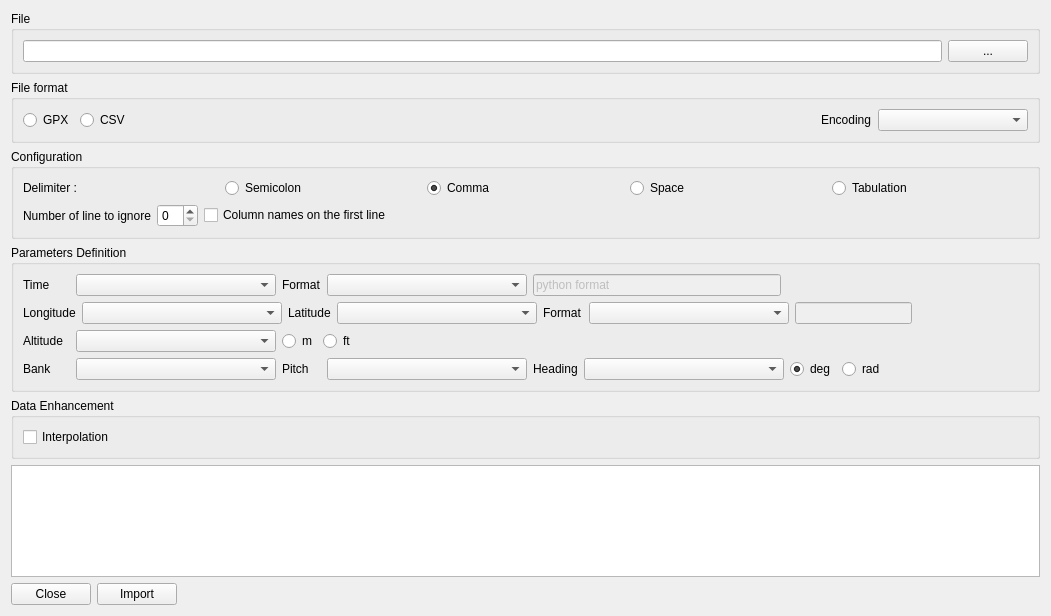
<?xml version="1.0" encoding="UTF-8"?>
<ui version="4.0">
 <class>ImportWindow</class>
 <widget class="QWidget" name="ImportWindow">
  <property name="geometry">
   <rect>
    <x>0</x>
    <y>0</y>
    <width>1051</width>
    <height>616</height>
   </rect>
  </property>
  <property name="windowTitle">
   <string>Import File</string>
  </property>
  <layout class="QVBoxLayout" name="verticalLayout_2">
   <item>
    <widget class="QGroupBox" name="fileGroup">
     <property name="title">
      <string>File</string>
     </property>
     <layout class="QHBoxLayout" name="horizontalLayout_2">
      <item>
       <widget class="QLineEdit" name="fileLineEdit"/>
      </item>
      <item>
       <widget class="QPushButton" name="filePushButton">
        <property name="text">
         <string>...</string>
        </property>
       </widget>
      </item>
     </layout>
    </widget>
   </item>
   <item>
    <widget class="QGroupBox" name="fileFormatGroup">
     <property name="title">
      <string>File format</string>
     </property>
     <layout class="QHBoxLayout" name="horizontalLayout">
      <item>
       <widget class="QRadioButton" name="GPXRadioButton">
        <property name="enabled">
         <bool>true</bool>
        </property>
        <property name="text">
         <string>GPX</string>
        </property>
        <property name="checkable">
         <bool>true</bool>
        </property>
        <property name="checked">
         <bool>false</bool>
        </property>
       </widget>
      </item>
      <item>
       <widget class="QRadioButton" name="CSVRadioButton">
        <property name="text">
         <string>CSV</string>
        </property>
       </widget>
      </item>
      <item>
       <spacer name="horizontalSpacer">
        <property name="orientation">
         <enum>Qt::Horizontal</enum>
        </property>
        <property name="sizeHint" stdset="0">
         <size>
          <width>40</width>
          <height>20</height>
         </size>
        </property>
       </spacer>
      </item>
      <item>
       <widget class="QLabel" name="encodingLabel">
        <property name="text">
         <string>Encoding</string>
        </property>
       </widget>
      </item>
      <item>
       <widget class="QComboBox" name="encodingComboBox">
        <property name="minimumSize">
         <size>
          <width>150</width>
          <height>0</height>
         </size>
        </property>
       </widget>
      </item>
     </layout>
    </widget>
   </item>
   <item>
    <widget class="QGroupBox" name="configurationGroup">
     <property name="title">
      <string>Configuration</string>
     </property>
     <layout class="QVBoxLayout" name="verticalLayout_3">
      <item>
       <layout class="QHBoxLayout" name="delimiterLayout">
        <item>
         <widget class="QLabel" name="delimiterLabel">
          <property name="text">
           <string>Delimiter :</string>
          </property>
         </widget>
        </item>
        <item>
         <widget class="QRadioButton" name="semiclonRadioButton">
          <property name="text">
           <string>Semicolon</string>
          </property>
         </widget>
        </item>
        <item>
         <widget class="QRadioButton" name="commaRadioButton">
          <property name="text">
           <string>Comma</string>
          </property>
          <property name="checked">
           <bool>true</bool>
          </property>
         </widget>
        </item>
        <item>
         <widget class="QRadioButton" name="spaceRadioButton">
          <property name="text">
           <string>Space</string>
          </property>
         </widget>
        </item>
        <item>
         <widget class="QRadioButton" name="tabulationRadioButton">
          <property name="text">
           <string>Tabulation</string>
          </property>
         </widget>
        </item>
       </layout>
      </item>
      <item>
       <layout class="QHBoxLayout" name="otherFieldConfigurationLayout">
        <item>
         <widget class="QLabel" name="ligneIgnoreLabel">
          <property name="text">
           <string>Number of line to ignore</string>
          </property>
         </widget>
        </item>
        <item>
         <widget class="QSpinBox" name="ligneIgnoreSpinBox"/>
        </item>
        <item>
         <widget class="QCheckBox" name="columnFirstLineCheckBox">
          <property name="text">
           <string>Column names on the first line</string>
          </property>
         </widget>
        </item>
        <item>
         <spacer name="horizontalSpacer_2">
          <property name="orientation">
           <enum>Qt::Horizontal</enum>
          </property>
          <property name="sizeHint" stdset="0">
           <size>
            <width>40</width>
            <height>20</height>
           </size>
          </property>
         </spacer>
        </item>
       </layout>
      </item>
     </layout>
    </widget>
   </item>
   <item>
    <widget class="QGroupBox" name="parametersDefinitionGroup">
     <property name="title">
      <string>Parameters Definition</string>
     </property>
     <layout class="QVBoxLayout" name="verticalLayout">
      <item>
       <layout class="QHBoxLayout" name="timeLayout">
        <item>
         <widget class="QLabel" name="timeLabel">
          <property name="minimumSize">
           <size>
            <width>47</width>
            <height>0</height>
           </size>
          </property>
          <property name="text">
           <string>Time</string>
          </property>
         </widget>
        </item>
        <item>
         <widget class="QComboBox" name="timeComboBox">
          <property name="minimumSize">
           <size>
            <width>200</width>
            <height>0</height>
           </size>
          </property>
         </widget>
        </item>
        <item>
         <widget class="QLabel" name="timeFormatLabel">
          <property name="minimumSize">
           <size>
            <width>39</width>
            <height>0</height>
           </size>
          </property>
          <property name="text">
           <string>Format</string>
          </property>
         </widget>
        </item>
        <item>
         <widget class="QComboBox" name="timeFormatComboBox">
          <property name="minimumSize">
           <size>
            <width>200</width>
            <height>0</height>
           </size>
          </property>
         </widget>
        </item>
        <item>
         <widget class="QLineEdit" name="timeFormatLineEdit">
          <property name="enabled">
           <bool>false</bool>
          </property>
          <property name="text">
           <string>python format</string>
          </property>
         </widget>
        </item>
        <item>
         <spacer name="horizontalSpacer_6">
          <property name="orientation">
           <enum>Qt::Horizontal</enum>
          </property>
          <property name="sizeHint" stdset="0">
           <size>
            <width>40</width>
            <height>20</height>
           </size>
          </property>
         </spacer>
        </item>
       </layout>
      </item>
      <item>
       <layout class="QHBoxLayout" name="horizontalPositionLayout">
        <item>
         <widget class="QLabel" name="longitudeLabel">
          <property name="text">
           <string>Longitude</string>
          </property>
         </widget>
        </item>
        <item>
         <widget class="QComboBox" name="longitudeComboBox">
          <property name="minimumSize">
           <size>
            <width>200</width>
            <height>0</height>
           </size>
          </property>
         </widget>
        </item>
        <item>
         <widget class="QLabel" name="latitudeLabel">
          <property name="text">
           <string>Latitude</string>
          </property>
         </widget>
        </item>
        <item>
         <widget class="QComboBox" name="latitudeComboBox">
          <property name="minimumSize">
           <size>
            <width>200</width>
            <height>0</height>
           </size>
          </property>
         </widget>
        </item>
        <item>
         <widget class="QLabel" name="horizFormatLabel">
          <property name="minimumSize">
           <size>
            <width>40</width>
            <height>0</height>
           </size>
          </property>
          <property name="text">
           <string>Format</string>
          </property>
         </widget>
        </item>
        <item>
         <widget class="QComboBox" name="horizFormatComboBox">
          <property name="minimumSize">
           <size>
            <width>200</width>
            <height>0</height>
           </size>
          </property>
         </widget>
        </item>
        <item>
         <widget class="QLineEdit" name="horizFormatlineEdit">
          <property name="enabled">
           <bool>false</bool>
          </property>
         </widget>
        </item>
        <item>
         <spacer name="horizontalSpacer_5">
          <property name="orientation">
           <enum>Qt::Horizontal</enum>
          </property>
          <property name="sizeHint" stdset="0">
           <size>
            <width>40</width>
            <height>20</height>
           </size>
          </property>
         </spacer>
        </item>
       </layout>
      </item>
      <item>
       <layout class="QHBoxLayout" name="verticalPositionLayout">
        <item>
         <widget class="QLabel" name="altitudeLabel">
          <property name="minimumSize">
           <size>
            <width>47</width>
            <height>0</height>
           </size>
          </property>
          <property name="text">
           <string>Altitude</string>
          </property>
         </widget>
        </item>
        <item>
         <widget class="QComboBox" name="altitudeComboBox">
          <property name="minimumSize">
           <size>
            <width>200</width>
            <height>0</height>
           </size>
          </property>
         </widget>
        </item>
        <item>
         <widget class="QRadioButton" name="meterRadioButton">
          <property name="text">
           <string>m</string>
          </property>
          <property name="checked">
           <bool>true</bool>
          </property>
         </widget>
        </item>
        <item>
         <widget class="QRadioButton" name="feetRadioButton_2">
          <property name="text">
           <string>ft</string>
          </property>
          <property name="checked">
           <bool>false</bool>
          </property>
         </widget>
        </item>
        <item>
         <spacer name="horizontalSpacer_3">
          <property name="orientation">
           <enum>Qt::Horizontal</enum>
          </property>
          <property name="sizeHint" stdset="0">
           <size>
            <width>40</width>
            <height>20</height>
           </size>
          </property>
         </spacer>
        </item>
       </layout>
      </item>
      <item>
       <layout class="QHBoxLayout" name="attitudeLayout">
        <item>
         <widget class="QLabel" name="bankLabel">
          <property name="minimumSize">
           <size>
            <width>47</width>
            <height>0</height>
           </size>
          </property>
          <property name="text">
           <string>Bank</string>
          </property>
         </widget>
        </item>
        <item>
         <widget class="QComboBox" name="bankComboBox">
          <property name="minimumSize">
           <size>
            <width>200</width>
            <height>0</height>
           </size>
          </property>
         </widget>
        </item>
        <item>
         <widget class="QLabel" name="pitchLabel">
          <property name="minimumSize">
           <size>
            <width>39</width>
            <height>0</height>
           </size>
          </property>
          <property name="text">
           <string>Pitch</string>
          </property>
         </widget>
        </item>
        <item>
         <widget class="QComboBox" name="pitchComboBox">
          <property name="minimumSize">
           <size>
            <width>200</width>
            <height>0</height>
           </size>
          </property>
         </widget>
        </item>
        <item>
         <widget class="QLabel" name="headingLabel">
          <property name="minimumSize">
           <size>
            <width>40</width>
            <height>0</height>
           </size>
          </property>
          <property name="text">
           <string>Heading</string>
          </property>
         </widget>
        </item>
        <item>
         <widget class="QComboBox" name="headingComboBox">
          <property name="minimumSize">
           <size>
            <width>200</width>
            <height>0</height>
           </size>
          </property>
         </widget>
        </item>
        <item>
         <widget class="QRadioButton" name="degRadioButton">
          <property name="text">
           <string>deg</string>
          </property>
          <property name="checked">
           <bool>true</bool>
          </property>
         </widget>
        </item>
        <item>
         <widget class="QRadioButton" name="radRadioButton">
          <property name="text">
           <string>rad</string>
          </property>
         </widget>
        </item>
        <item>
         <spacer name="horizontalSpacer_4">
          <property name="orientation">
           <enum>Qt::Horizontal</enum>
          </property>
          <property name="sizeHint" stdset="0">
           <size>
            <width>40</width>
            <height>20</height>
           </size>
          </property>
         </spacer>
        </item>
       </layout>
      </item>
     </layout>
    </widget>
   </item>
   <item>
    <widget class="QGroupBox" name="dataEnhancementGroup">
     <property name="enabled">
      <bool>true</bool>
     </property>
     <property name="title">
      <string>Data Enhancement</string>
     </property>
     <layout class="QHBoxLayout" name="horizontalLayout_4">
      <item>
       <widget class="QCheckBox" name="interpolationCheckBox">
        <property name="text">
         <string>Interpolation</string>
        </property>
       </widget>
      </item>
     </layout>
    </widget>
   </item>
   <item>
    <widget class="QTableView" name="tableView"/>
   </item>
   <item>
    <layout class="QHBoxLayout" name="horizontalLayout_3">
     <item>
      <widget class="QPushButton" name="closeButton">
       <property name="text">
        <string>Close</string>
       </property>
      </widget>
     </item>
     <item>
      <widget class="QPushButton" name="importButton">
       <property name="text">
        <string>Import</string>
       </property>
      </widget>
     </item>
     <item>
      <spacer name="horizontalSpacer_7">
       <property name="orientation">
        <enum>Qt::Horizontal</enum>
       </property>
       <property name="sizeHint" stdset="0">
        <size>
         <width>40</width>
         <height>20</height>
        </size>
       </property>
      </spacer>
     </item>
    </layout>
   </item>
  </layout>
 </widget>
 <resources/>
 <connections/>
</ui>
